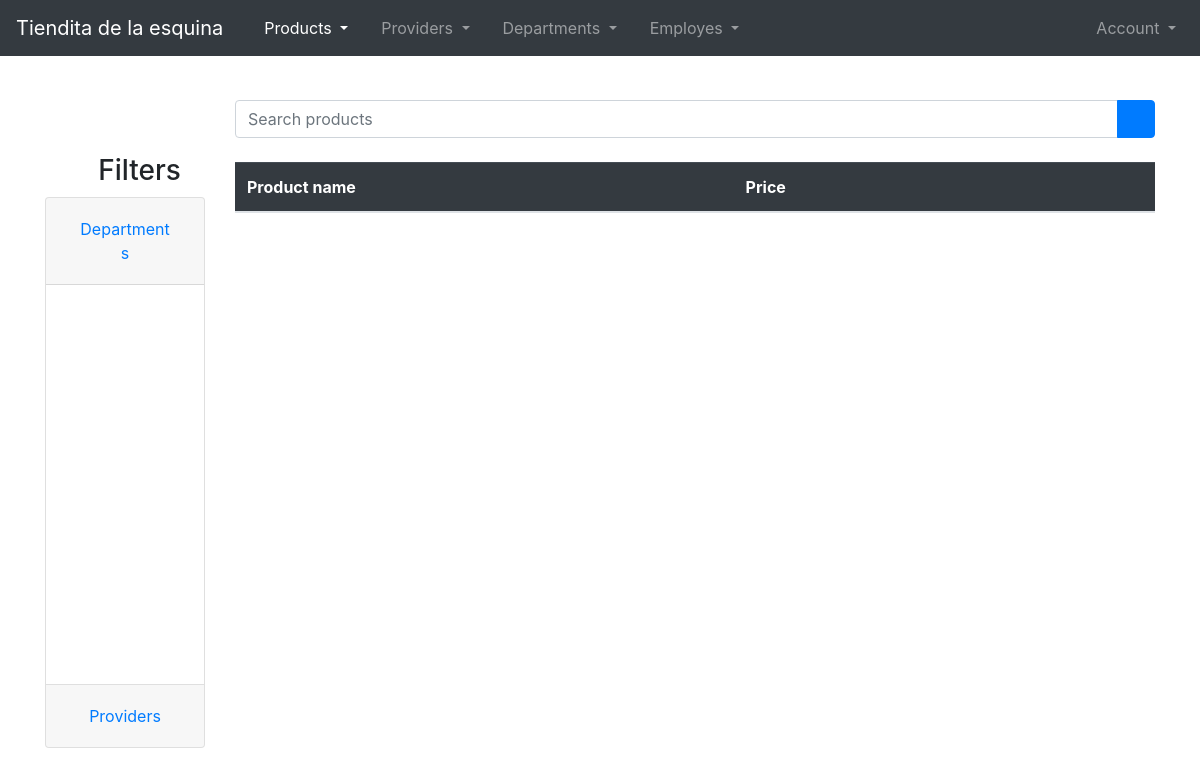
The app's page /show-all-products/ (signed in), older data.
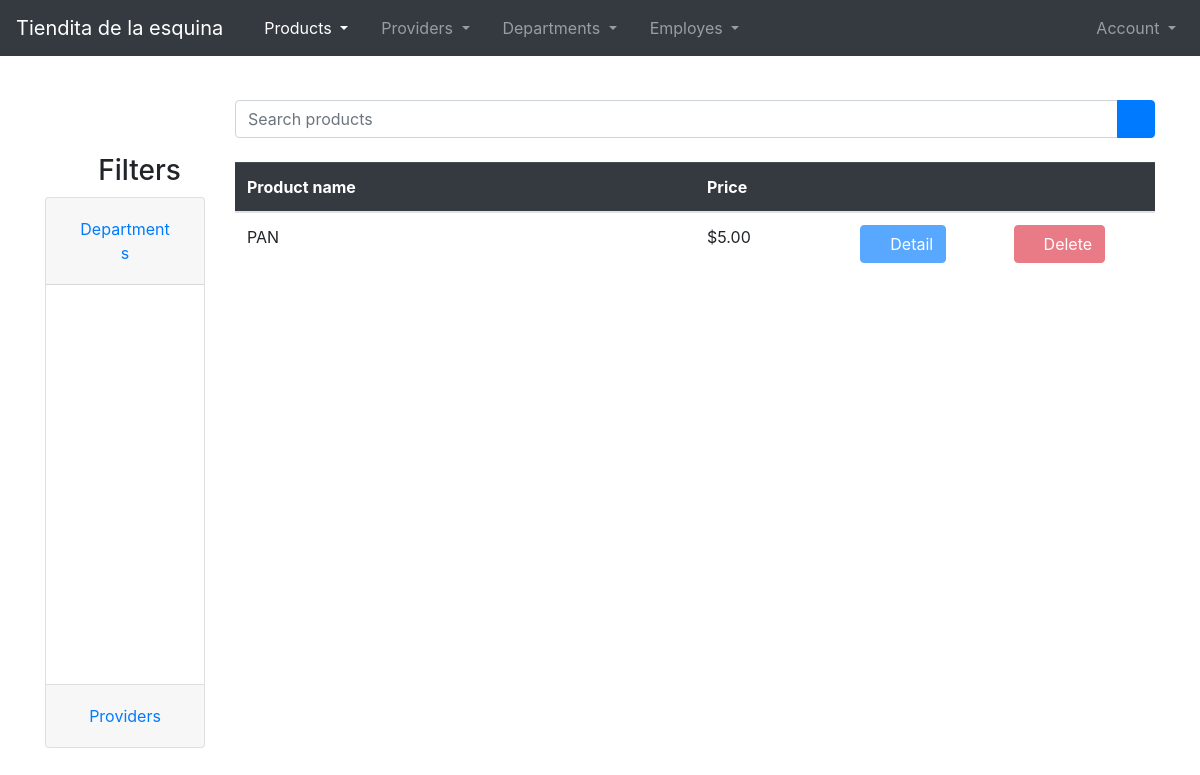
The same page, newer data.
### Products/models.py (models this page shows)
class Product( models.Model ):
    productname = models.CharField(max_length = 150, blank = False, null = False)
    productdescription = models.CharField(max_length = 500, blank = True, null = True)
    productid = models.CharField(max_length = 50, blank = False, null = False)
    productprice = models.DecimalField(max_digits = 12, decimal_places = 2, blank = False, null = False, default = 0.0)
    department = models.ForeignKey(Department, on_delete = models.CASCADE, blank = False, null = False)
    provider = models.ForeignKey(Provider, on_delete = models.CASCADE, blank = False, null = False)

### Products/views.py (the view)
# urls.py: path('show-all-products/', views.ShowproductsListView.as_view(), name = 'showproductspage'),
class ShowproductsListView( LoginRequiredMixin, ListView ): #show product view and return objects
    login_url = 'loginpage'
    template_name = 'showproducts.html'
    queryset = Product.objects.all().order_by('productname')
    def get_context_data(self, **kwargs):
        context =  super().get_context_data(**kwargs)
        context['nameOfApplication'] = NAME_OF_PROJECT
        return context

### project.py (called while the page is built)
def NAME_OF_PROJECT():
    return 'Tiendita de la esquina'

### Products/templates/showproducts.html (shortened to what the changed rows need)
{% extends 'shared/body.html' %}
{% block content %}
<div class="col-12 col-sm-12 col-md-4 col-lg-2 col-xl-2">
    <div class="row">
        <div class="col-12">
            <div class="accordion" id="accordionExample">
                <div class="card">
                    <div class="card-header" id="headingOne">
                        <h2 class="mb-0">
                            <button class="btn btn-link btn-block text-left" type="button" data-toggle="collapse" data-target="#collapseOne" aria-expanded="true" aria-controls="collapseOne">
                                <center>Departments</center>
                            </button>
                        </h2>
                    </div>
                </div>
                <div class="card">
                    <div class="card-header" id="headingTwo">
                        <h2 class="mb-0">
                            <button class="btn btn-link btn-block text-left collapsed" type="button" data-toggle="collapse" data-target="#collapseTwo" aria-expanded="false" aria-controls="collapseTwo">
                                <center>Providers</center>
                            </button>
                        </h2>
                    </div>
                </div>
            </div>
        </div>
    </div>
</div>
<div class="col-12 col-sm-12 col-md-8 col-lg-10 col-xl-10">
    <div class="row">
        <div class="col-12">
            <div class="row">
                <div class="col-12 mt-2">
                    <div class="table-responsive">
                        <table class="table">
                            <thead class="table-dark">
                                <tr>
                                    <th scope="col">Product name</th>
                                    <th scope="col">Price</th>
                                    <th scope="col"></th>
                                    <th scope="col"></th>
                                </tr>
                            </thead>
                            <tbody>
                                {% for products in object_list %}
                                <tr class>
                                    <td class="col-6">{{ products.productname }}</td>
                                    <td class="col-2">${{ products.productprice }}</td>
                                    <td class="col-2">
                                        <button class="btn btn-primary" disabled>
                                            <i class="bi bi-list"></i>
                                            Detail
                                        </button>
                                    </td>
                                    <td class="col-2">
                                        <button class="btn btn-danger" disabled>
                                            <i class="bi bi-trash"></i>
                                            Delete
                                        </button>
                                    </td>
                                </tr>
                                {% endfor %}
                            </tbody>
                        </table>
                    </div>
                </div>
            </div>
        </div>
    </div>
</div>
{% endblock %}

Row changes from the older to the newer data that the page shows:
added Product: productname "PAN", productprice "5.00"
